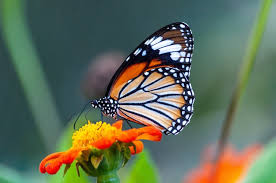
#> input picture example.jpg, 276 x 183 px
$ python RGBCCV.py
#> lines starting #> are read from the running program, lines starting #| are printed output that depends on the picture
try:
    import cv2
    import matplotlib.pyplot as plt
except ImportError:
    print("Please install the required libraries: opencv-python and matplotlib")
    exit()

image = cv2.imread('example.jpg')
#> image is the input picture: shape (183, 276, 3); mean B, G, R 89.8, 109.4, 97.3

image_rgb = cv2.cvtColor(image, cv2.COLOR_BGR2RGB)
plt.imshow(image_rgb)
plt.title('RGB Image')
plt.show()

image_gray = cv2.cvtColor(image, cv2.COLOR_BGR2GRAY)
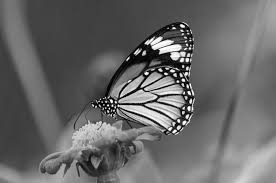
#> image_gray: shape (183, 276); min 0, max 255, mean 103.5
plt.imshow(image_gray, cmap='gray')
plt.title('Grayscale Image')
plt.show()

cropped_image = image[100:300, 200:400]
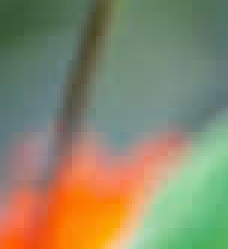
#> cropped_image: shape (83, 76, 3) (shown 3 times larger); mean B, G, R 106, 135.9, 140.8
plt.imshow(cropped_image)
plt.title('Cropped Image')
plt.show()
